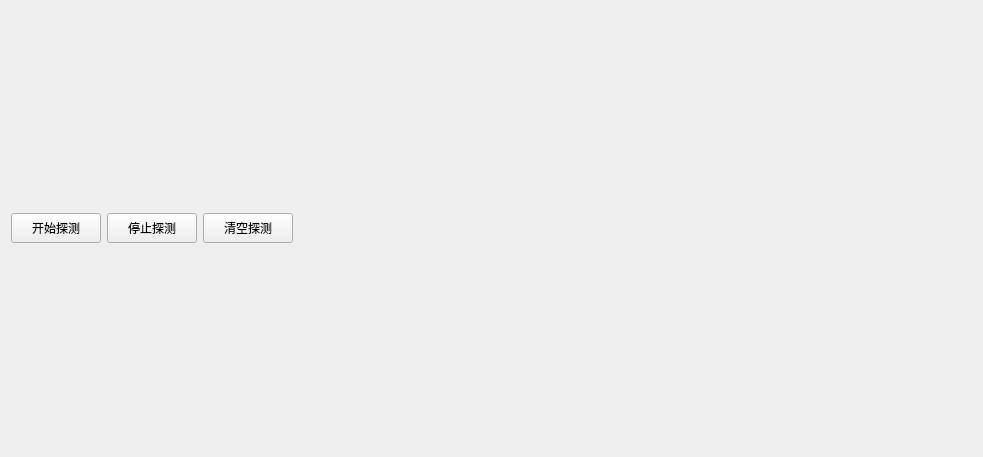
<?xml version="1.0" encoding="UTF-8"?>
<ui version="4.0">
 <class>QIecDetcetWidget</class>
 <widget class="QWidget" name="QIecDetcetWidget">
  <property name="geometry">
   <rect>
    <x>0</x>
    <y>0</y>
    <width>983</width>
    <height>457</height>
   </rect>
  </property>
  <property name="windowTitle">
   <string>Form</string>
  </property>
  <layout class="QVBoxLayout" name="verticalLayout_2" stretch="3,1">
   <item>
    <layout class="QVBoxLayout" name="m_VCbGridLayout"/>
   </item>
   <item>
    <layout class="QHBoxLayout" name="horizontalLayout">
     <item>
      <widget class="QPushButton" name="m_Btn_StartDetect">
       <property name="minimumSize">
        <size>
         <width>90</width>
         <height>30</height>
        </size>
       </property>
       <property name="text">
        <string>开始探测</string>
       </property>
      </widget>
     </item>
     <item>
      <widget class="QPushButton" name="m_Btn_StopDetect">
       <property name="minimumSize">
        <size>
         <width>90</width>
         <height>30</height>
        </size>
       </property>
       <property name="text">
        <string>停止探测</string>
       </property>
      </widget>
     </item>
     <item>
      <widget class="QPushButton" name="m_Btn_ClearDetect">
       <property name="minimumSize">
        <size>
         <width>90</width>
         <height>30</height>
        </size>
       </property>
       <property name="text">
        <string>清空探测</string>
       </property>
      </widget>
     </item>
     <item>
      <spacer name="horizontalSpacer">
       <property name="orientation">
        <enum>Qt::Horizontal</enum>
       </property>
       <property name="sizeHint" stdset="0">
        <size>
         <width>40</width>
         <height>20</height>
        </size>
       </property>
      </spacer>
     </item>
    </layout>
   </item>
  </layout>
 </widget>
 <resources/>
 <connections/>
</ui>
